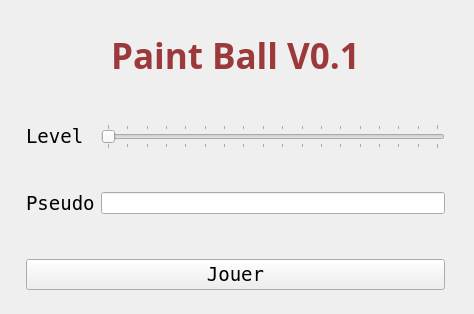
<?xml version="1.0" encoding="UTF-8"?>
<ui version="4.0">
 <class>Menu</class>
 <widget class="QMainWindow" name="Menu">
  <property name="geometry">
   <rect>
    <x>0</x>
    <y>0</y>
    <width>474</width>
    <height>314</height>
   </rect>
  </property>
  <property name="windowTitle">
   <string>Menu</string>
  </property>
  <widget class="QWidget" name="centralWidget">
   <widget class="QWidget" name="verticalLayoutWidget">
    <property name="geometry">
     <rect>
      <x>15</x>
      <y>20</y>
      <width>441</width>
      <height>281</height>
     </rect>
    </property>
    <layout class="QVBoxLayout" name="verticalLayout">
     <item>
      <widget class="QLabel" name="label_3">
       <property name="font">
        <font>
         <family>Cooper Black</family>
         <pointsize>14</pointsize>
        </font>
       </property>
       <property name="text">
        <string>&lt;html&gt;&lt;head/&gt;&lt;body&gt;&lt;p align=&quot;center&quot;&gt;&lt;span style=&quot; font-size:26pt; font-weight:600; color:#9c393b;&quot;&gt;Paint Ball V0.1&lt;/span&gt;&lt;/p&gt;&lt;/body&gt;&lt;/html&gt;</string>
       </property>
      </widget>
     </item>
     <item>
      <spacer name="verticalSpacer_2">
       <property name="orientation">
        <enum>Qt::Vertical</enum>
       </property>
       <property name="sizeHint" stdset="0">
        <size>
         <width>20</width>
         <height>40</height>
        </size>
       </property>
      </spacer>
     </item>
     <item>
      <layout class="QGridLayout" name="gridLayout">
       <item row="2" column="0">
        <widget class="QLabel" name="label_2">
         <property name="font">
          <font>
           <family>Fixedsys</family>
           <pointsize>14</pointsize>
          </font>
         </property>
         <property name="text">
          <string>&lt;html&gt;&lt;head/&gt;&lt;body&gt;&lt;p&gt;&lt;span style=&quot; font-size:14pt;&quot;&gt;Pseudo&lt;/span&gt;&lt;/p&gt;&lt;/body&gt;&lt;/html&gt;</string>
         </property>
        </widget>
       </item>
       <item row="2" column="1">
        <widget class="QLineEdit" name="pseudo"/>
       </item>
       <item row="0" column="0">
        <widget class="QLabel" name="label">
         <property name="font">
          <font>
           <family>Fixedsys</family>
           <pointsize>14</pointsize>
          </font>
         </property>
         <property name="text">
          <string>&lt;html&gt;&lt;head/&gt;&lt;body&gt;&lt;p&gt;&lt;span style=&quot; font-size:14pt;&quot;&gt;Level&lt;/span&gt;&lt;/p&gt;&lt;/body&gt;&lt;/html&gt;</string>
         </property>
        </widget>
       </item>
       <item row="0" column="1">
        <widget class="QSlider" name="level">
         <property name="minimum">
          <number>3</number>
         </property>
         <property name="maximum">
          <number>20</number>
         </property>
         <property name="orientation">
          <enum>Qt::Horizontal</enum>
         </property>
         <property name="tickPosition">
          <enum>QSlider::TicksBothSides</enum>
         </property>
         <property name="tickInterval">
          <number>1</number>
         </property>
        </widget>
       </item>
       <item row="1" column="1">
        <spacer name="verticalSpacer_3">
         <property name="orientation">
          <enum>Qt::Vertical</enum>
         </property>
         <property name="sizeHint" stdset="0">
          <size>
           <width>20</width>
           <height>40</height>
          </size>
         </property>
        </spacer>
       </item>
      </layout>
     </item>
     <item>
      <spacer name="verticalSpacer">
       <property name="orientation">
        <enum>Qt::Vertical</enum>
       </property>
       <property name="sizeHint" stdset="0">
        <size>
         <width>20</width>
         <height>40</height>
        </size>
       </property>
      </spacer>
     </item>
     <item>
      <widget class="QPushButton" name="pushButton">
       <property name="font">
        <font>
         <family>Fixedsys</family>
         <pointsize>14</pointsize>
        </font>
       </property>
       <property name="text">
        <string>Jouer</string>
       </property>
      </widget>
     </item>
    </layout>
   </widget>
  </widget>
 </widget>
 <layoutdefault spacing="6" margin="11"/>
 <resources/>
 <connections/>
</ui>
